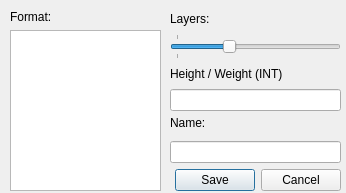
<?xml version="1.0" encoding="UTF-8"?>
<ui version="4.0">
 <class>newMap</class>
 <widget class="QWidget" name="newMap">
  <property name="enabled">
   <bool>true</bool>
  </property>
  <property name="geometry">
   <rect>
    <x>0</x>
    <y>0</y>
    <width>346</width>
    <height>193</height>
   </rect>
  </property>
  <property name="windowTitle">
   <string>New Map</string>
  </property>
  <widget class="QWidget" name="verticalLayoutWidget">
   <property name="geometry">
    <rect>
     <x>10</x>
     <y>10</y>
     <width>151</width>
     <height>181</height>
    </rect>
   </property>
   <layout class="QVBoxLayout" name="verticalLayout">
    <item>
     <widget class="QLabel" name="label">
      <property name="text">
       <string>Format:</string>
      </property>
     </widget>
    </item>
    <item>
     <widget class="QListWidget" name="listWidget">
      <property name="editTriggers">
       <set>QAbstractItemView::SelectedClicked</set>
      </property>
     </widget>
    </item>
   </layout>
  </widget>
  <widget class="QWidget" name="verticalLayoutWidget_2">
   <property name="geometry">
    <rect>
     <x>170</x>
     <y>10</y>
     <width>171</width>
     <height>101</height>
    </rect>
   </property>
   <layout class="QVBoxLayout" name="verticalLayout_2">
    <item>
     <widget class="QLabel" name="label_2">
      <property name="text">
       <string>Layers:</string>
      </property>
     </widget>
    </item>
    <item alignment="Qt::AlignTop">
     <widget class="QSlider" name="horizontalSlider">
      <property name="minimum">
       <number>1</number>
      </property>
      <property name="maximum">
       <number>4</number>
      </property>
      <property name="value">
       <number>2</number>
      </property>
      <property name="orientation">
       <enum>Qt::Horizontal</enum>
      </property>
      <property name="tickPosition">
       <enum>QSlider::TicksBothSides</enum>
      </property>
      <property name="tickInterval">
       <number>0</number>
      </property>
     </widget>
    </item>
    <item>
     <widget class="QLabel" name="label_4">
      <property name="text">
       <string>Height / Weight (INT)</string>
      </property>
     </widget>
    </item>
    <item>
     <widget class="QLineEdit" name="sizeEdit">
      <property name="inputMask">
       <string notr="true"/>
      </property>
      <property name="text">
       <string/>
      </property>
      <property name="maxLength">
       <number>32767</number>
      </property>
      <property name="frame">
       <bool>true</bool>
      </property>
      <property name="cursorPosition">
       <number>0</number>
      </property>
     </widget>
    </item>
   </layout>
  </widget>
  <widget class="QWidget" name="verticalLayoutWidget_3">
   <property name="geometry">
    <rect>
     <x>170</x>
     <y>110</y>
     <width>171</width>
     <height>81</height>
    </rect>
   </property>
   <layout class="QVBoxLayout" name="verticalLayout_3">
    <item>
     <widget class="QLabel" name="label_3">
      <property name="text">
       <string>Name:</string>
      </property>
     </widget>
    </item>
    <item>
     <widget class="QLineEdit" name="nameEdit">
      <property name="maxLength">
       <number>15</number>
      </property>
     </widget>
    </item>
    <item>
     <widget class="QDialogButtonBox" name="saveBox">
      <property name="standardButtons">
       <set>QDialogButtonBox::Cancel|QDialogButtonBox::Save</set>
      </property>
      <property name="centerButtons">
       <bool>false</bool>
      </property>
     </widget>
    </item>
   </layout>
  </widget>
 </widget>
 <resources/>
 <connections/>
</ui>
